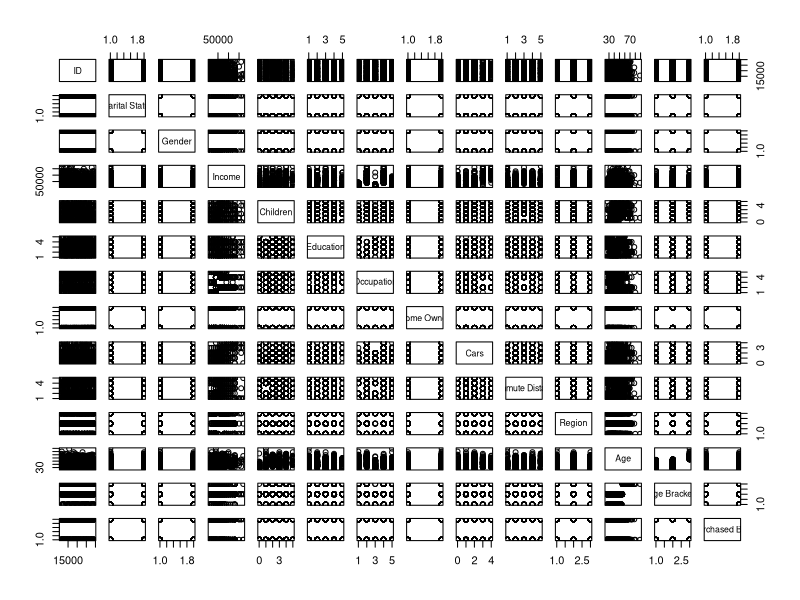
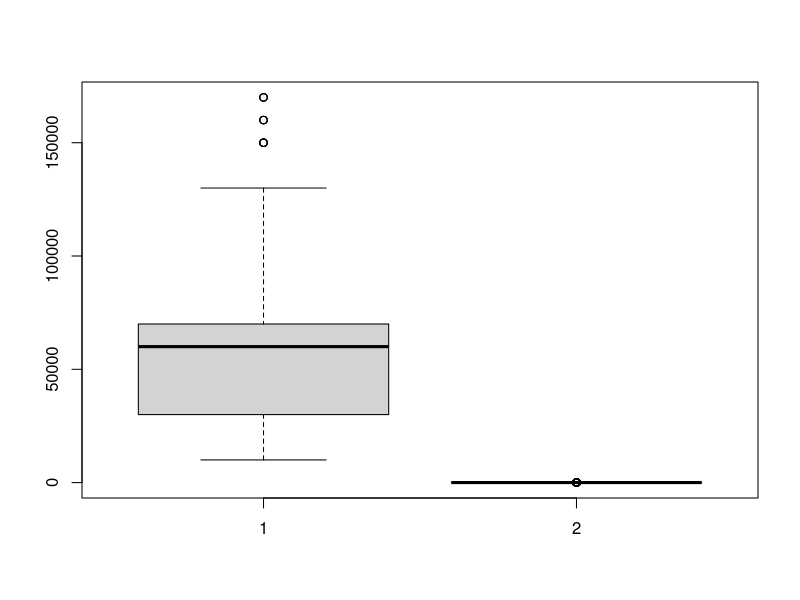
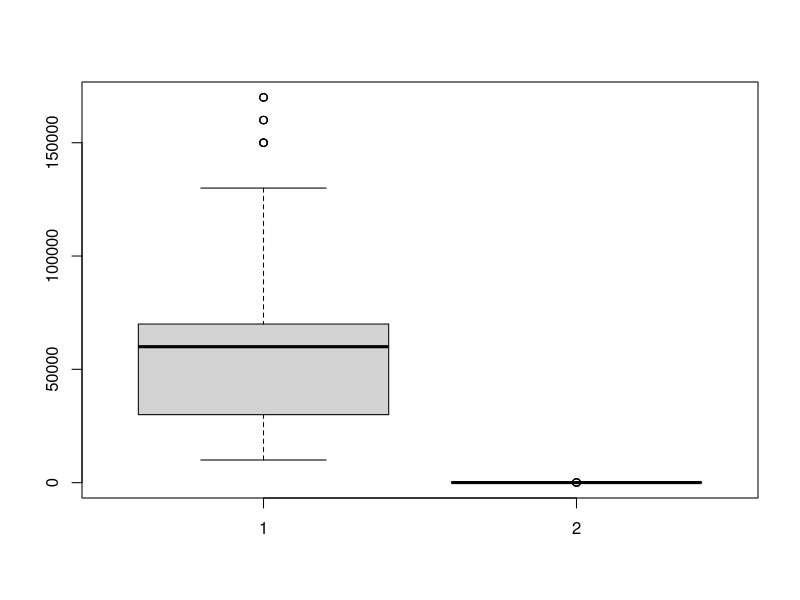
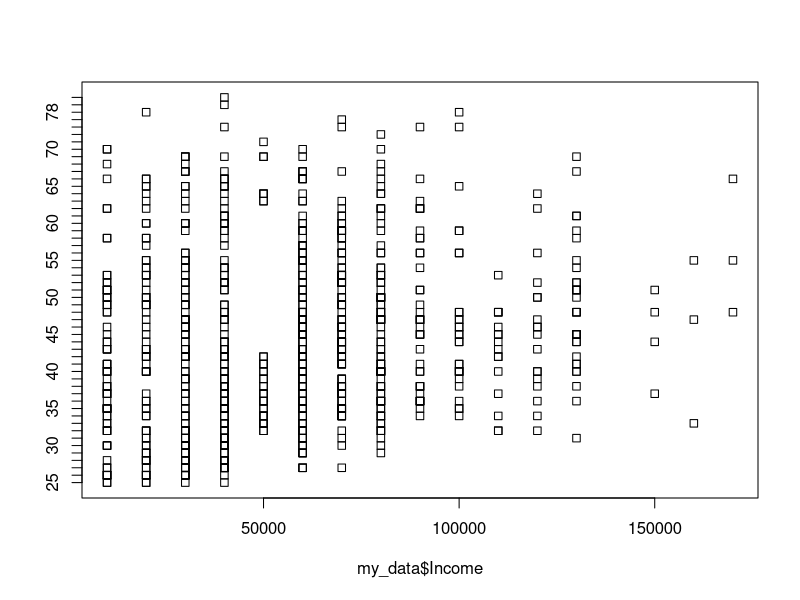
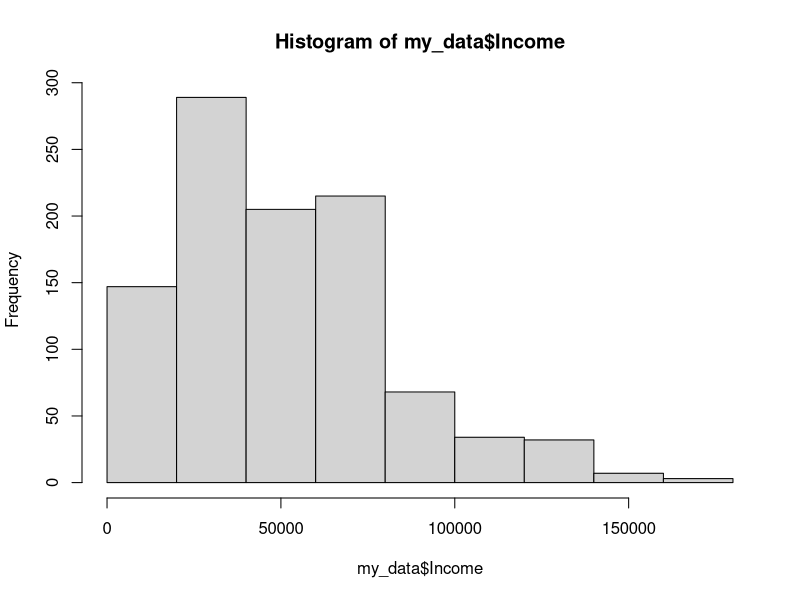
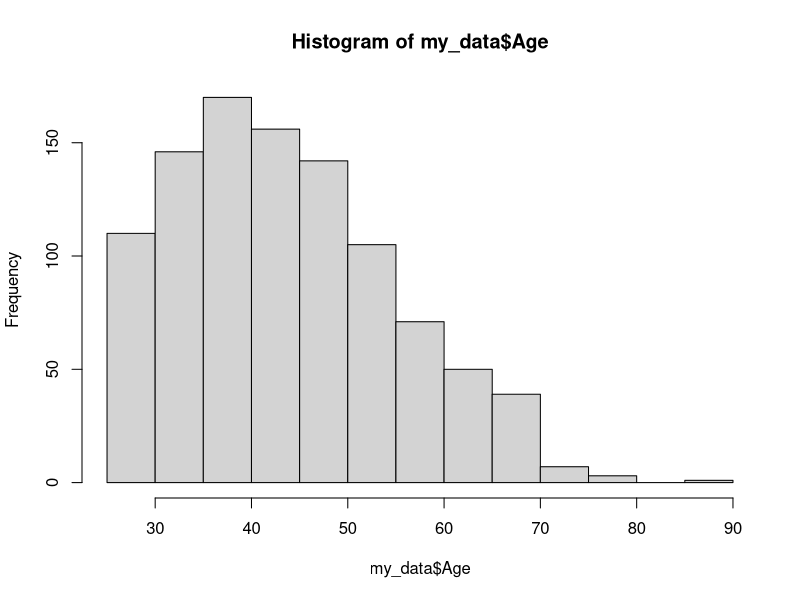
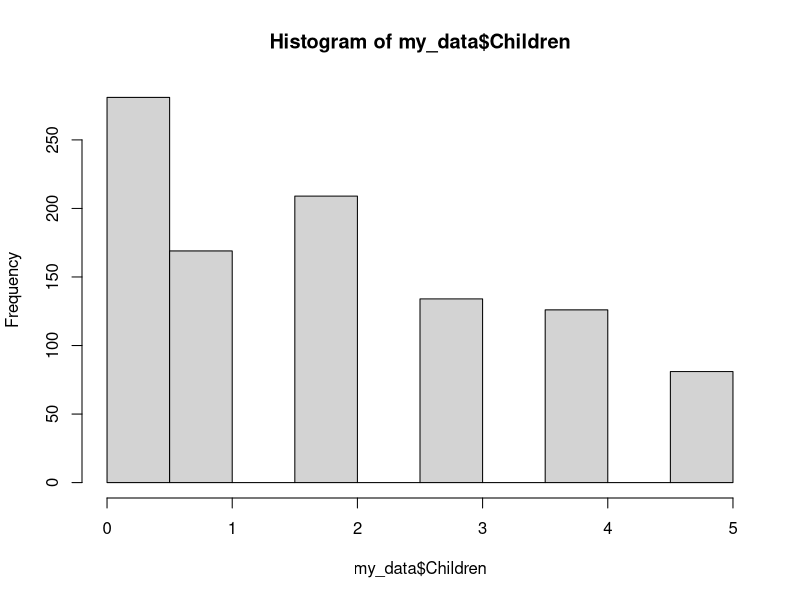
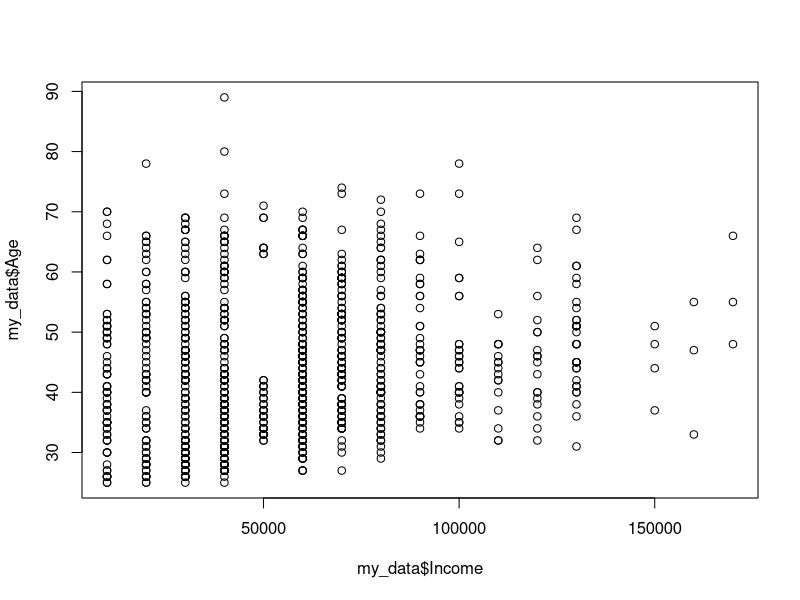

These figures' R source, in order:
2+3

x <- 2
y <- 5

# add both 
x+y

x / y

# How to install packages 
install.packages("readxl")
#how to activate package
library(readxl)


#Import data from excel in R | R-programming and statistics for Beginners
library(readxl)
my_data <- read_excel("dataset.xlsx", sheet = "bike_buyers")
View(my_data)


# check Structure of the data 

str(my_data)


# check 1st 6 rows
head(my_data)

#check last 6 rows
tail(my_data)


# create Plot
plot(my_data)


# create box plot 
boxplot(my_data$Income , my_data$Cars)

boxplot(my_data$Income , my_data$Age)


# strip charts 
stripchart(my_data$Income ~  my_data$Age)

#histogram 

hist(my_data$Income)
hist(my_data$Age)
hist(my_data$Children)

# Scatter Plot
plot(my_data$Income ,my_data$Age)


#qqnorm Plot
qqnorm(my_data$Income)


#barplot
barplot(my_data$Age)
barplot(my_data$Income)


#mosaic plot 
mosaicplot(~ my_data$Income + my_data$Age)


#boxplot

boxplot( Income ~ Age , data = my_data  , main ="Box plot of Age and Income",
         xlab="Age", ylab="Icome" , col='red' ,border='gray'
         )

